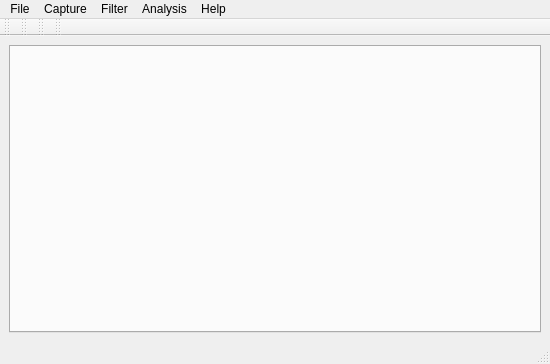
<?xml version="1.0" encoding="UTF-8"?>
<ui version="4.0">
 <class>MainWindow</class>
 <widget class="QMainWindow" name="MainWindow">
  <property name="geometry">
   <rect>
    <x>0</x>
    <y>0</y>
    <width>550</width>
    <height>364</height>
   </rect>
  </property>
  <property name="windowTitle">
   <string>MainWindow</string>
  </property>
  <widget class="QWidget" name="centralwidget">
   <layout class="QVBoxLayout" name="verticalLayout_2">
    <item>
     <layout class="QVBoxLayout" name="verticalLayout">
      <property name="spacing">
       <number>0</number>
      </property>
      <property name="sizeConstraint">
       <enum>QLayout::SetMaximumSize</enum>
      </property>
      <item>
       <layout class="QHBoxLayout" name="horizontalLayout">
        <property name="sizeConstraint">
         <enum>QLayout::SetMaximumSize</enum>
        </property>
        <item>
         <widget class="QTabWidget" name="tabWidget">
          <property name="currentIndex">
           <number>-1</number>
          </property>
          <property name="documentMode">
           <bool>false</bool>
          </property>
         </widget>
        </item>
       </layout>
      </item>
     </layout>
    </item>
   </layout>
  </widget>
  <widget class="QMenuBar" name="menuBar">
   <property name="geometry">
    <rect>
     <x>0</x>
     <y>0</y>
     <width>550</width>
     <height>25</height>
    </rect>
   </property>
   <widget class="QMenu" name="menuFile">
    <property name="title">
     <string>File</string>
    </property>
   </widget>
   <widget class="QMenu" name="menuAnalysis">
    <property name="title">
     <string>Analysis</string>
    </property>
   </widget>
   <widget class="QMenu" name="menuFilter">
    <property name="title">
     <string>Filter</string>
    </property>
    <addaction name="actionLoad_Filter"/>
    <addaction name="separator"/>
   </widget>
   <widget class="QMenu" name="menuHelp">
    <property name="title">
     <string>Help</string>
    </property>
   </widget>
   <widget class="QMenu" name="menuCapture">
    <property name="title">
     <string>Capture</string>
    </property>
   </widget>
   <addaction name="menuFile"/>
   <addaction name="menuCapture"/>
   <addaction name="menuFilter"/>
   <addaction name="menuAnalysis"/>
   <addaction name="menuHelp"/>
  </widget>
  <widget class="QStatusBar" name="statusbar"/>
  <widget class="QToolBar" name="toolBarLiveCapture">
   <property name="windowTitle">
    <string>toolBar</string>
   </property>
   <attribute name="toolBarArea">
    <enum>TopToolBarArea</enum>
   </attribute>
   <attribute name="toolBarBreak">
    <bool>false</bool>
   </attribute>
  </widget>
  <widget class="QToolBar" name="toolBarFile">
   <property name="windowTitle">
    <string>toolBar_2</string>
   </property>
   <attribute name="toolBarArea">
    <enum>TopToolBarArea</enum>
   </attribute>
   <attribute name="toolBarBreak">
    <bool>false</bool>
   </attribute>
  </widget>
  <widget class="QToolBar" name="toolBarFilter">
   <property name="windowTitle">
    <string>toolBar_3</string>
   </property>
   <attribute name="toolBarArea">
    <enum>TopToolBarArea</enum>
   </attribute>
   <attribute name="toolBarBreak">
    <bool>false</bool>
   </attribute>
  </widget>
  <widget class="QToolBar" name="toolBarAnalysis">
   <property name="windowTitle">
    <string>toolBar</string>
   </property>
   <attribute name="toolBarArea">
    <enum>TopToolBarArea</enum>
   </attribute>
   <attribute name="toolBarBreak">
    <bool>false</bool>
   </attribute>
  </widget>
  <action name="actionLoad_Filter">
   <property name="text">
    <string>Load Filter</string>
   </property>
  </action>
 </widget>
 <resources/>
 <connections/>
</ui>
